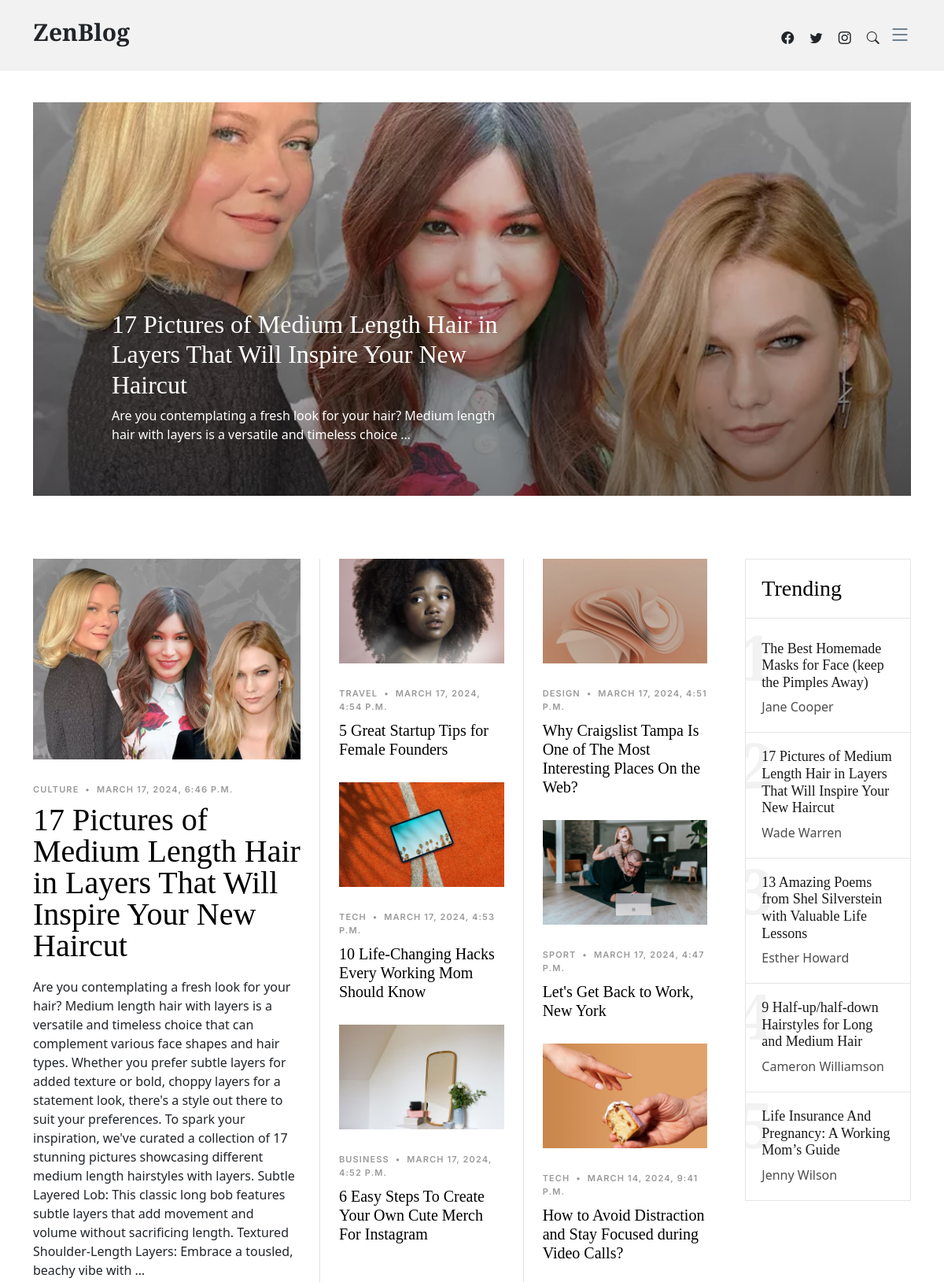
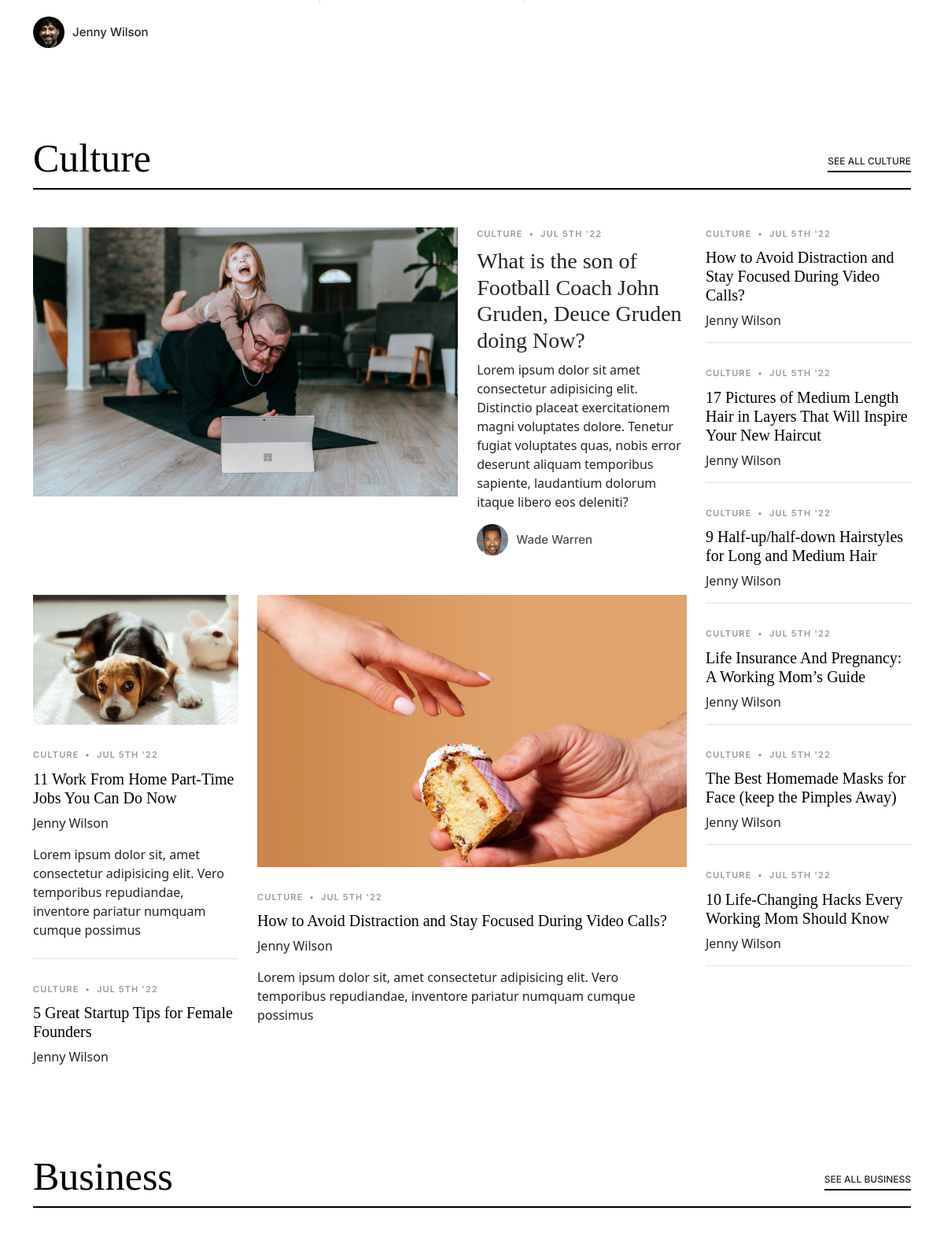
The page / (upper part) on the database its author committed (2 pictures, top to bottom).
### posts/models.py (models this page shows)
class Post(models.Model):
	title= models.CharField(max_length=1000, default='')
	created_at= models.DateTimeField(default=datetime.now, blank= True)
	image = models.ImageField(upload_to='static/assets/img/', null=True, blank=True)
	section= models.CharField(max_length=100, default='')
	author= models.CharField(max_length=100, default='')
	body = models.TextField(default='')

### posts/views.py (the view)
# urls.py: path('', views.index, name= 'index'),
def index(request):
	posts = Post.objects.all().order_by('-created_at')
	return render (request, 'index.html', {'posts': posts})

### templates/index.html (shortened to what this page needs)
{% load static %}
<!DOCTYPE html>
<html lang="en">
<head>
  <link href="{% static 'assets/vendor/bootstrap/css/bootstrap.min.css' %}" rel="stylesheet">
  <link href="{% static 'assets/vendor/bootstrap-icons/bootstrap-icons.css' %}" rel="stylesheet">
  <link href="{% static 'assets/vendor/swiper/swiper-bundle.min.css' %}" rel="stylesheet">
  <link href="{% static 'assets/vendor/glightbox/css/glightbox.min.css' %}" rel="stylesheet">
  <link href="{% static 'assets/vendor/aos/aos.css' %}" rel="stylesheet">
  <link href="{% static 'assets/css/variables.css' %}" rel="stylesheet">
  <link href="{% static 'assets/css/main.css' %}" rel="stylesheet">
</head>
<body>
  <header id="header" class="header d-flex align-items-center fixed-top">
    <div class="container-fluid container-xl d-flex align-items-center justify-content-between">
      <a href="index.html" class="logo d-flex align-items-center">
        <h1>ZenBlog</h1>
      </a>
      <div class="position-relative">
        <a href="#" class="mx-2"><span class="bi-facebook"></span></a>
        <a href="#" class="mx-2"><span class="bi-twitter"></span></a>
        <a href="#" class="mx-2"><span class="bi-instagram"></span></a>
        <a href="#" class="mx-2 js-search-open"><span class="bi-search"></span></a>
        <i class="bi bi-list mobile-nav-toggle"></i>
      </div>
    </div>
  </header>
  <main id="main">
    <section id="hero-slider" class="hero-slider">
      <div class="container-md" data-aos="fade-in">
        <div class="row">
          <div class="col-12">
            <div class="swiper sliderFeaturedPosts">
              <div class="swiper-wrapper">
                {% for post in posts|slice:"0:4" %}
                <div class="swiper-slide">
                  <a href="/post/{{post.id}}" class="img-bg d-flex align-items-end" style="background-image: url('{{ post.image.url }}');">
                    <div class="img-bg-inner">
                      <h2>{{post.title}}</h2>
                      <p>{{posts.0.body|truncatewords:20}}</p>
                    </div>
                  </a>
                </div>
                {% endfor %}
            </div>
          </div>
        </div>
      </div>
    </section>
    <section id="posts" class="posts">
      <div class="container" data-aos="fade-up">
        <div class="row g-5">
          <div class="col-lg-4">
            {% if posts %}
              <div class="post-entry-1 lg">
                <a href="/post/{{posts.0.id}}"><img src="{{posts.0.image.url}}" alt="" class="img-fluid"></a>
                <div class="post-meta">
                  <span class="date">{{posts.0.section}}</span>
                  <span class="mx-1">&bullet;</span>
                  <span>{{posts.0.created_at}}</span>
                </div>
                <h2><a href="/post/{{posts.0.id}}">{{posts.0.title}}</a></h2>
                <p class="mb-4 d-block">{{posts.0.body|truncatewords:100}}</p>
                <div class="d-flex align-items-center author">
                  <div class="photo"><img src="{% static 'assets/img/person-1.jpg' %}" alt="" class="img-fluid"></div>
                  <div class="name">
                    <h3 class="m-0 p-0">{{posts.0.author}}</h3>
                  </div>
                </div>
              </div>
            {% endif %}
          </div>
          <div class="col-lg-8">
            <div class="row g-5">
              <div class="col-lg-4 border-start custom-border">
                {% for post in posts|slice:"1:4" %}
                <div class="post-entry-1">
                  <a href="/post/{{post.id}}">
                    {% if post.image %}<img src="{{post.image.url}}" alt="" class="img-fluid">
                    {% endif %}</a>
                  <div class="post-meta"><span class="date">{{post.section}}</span> <span class="mx-1">&bullet;</span> <span>{{post.created_at}}</span></div>
                  <h2><a href="/post/{{post.id}}">{{post.title}}</a></h2>
                </div>
                {% endfor %}
              </div>
              <div class="col-lg-4 border-start custom-border">
                {% for post in posts|slice:"4:7" %}
                <div class="post-entry-1">
                  <a href="/post/{{post.id}}">
                    {% if post.image %}<img src="{{post.image.url}}" alt="" class="img-fluid">
                    {% endif %}</a>
                  <div class="post-meta"><span class="date">{{post.section}}</span> <span class="mx-1">&bullet;</span> <span>{{post.created_at}}</span></div>
                  <h2><a href="/post/{{post.id}}">{{post.title}}</a></h2>
                </div>
                {% endfor %}
              </div>
              <div class="col-lg-4">
                <div class="trending">
                  <h3>Trending</h3>
                  <ul class="trending-post">
                    <li>
                      <a href="/post/{{post.id}}">
                        <span class="number">1</span>
                        <h3>The Best Homemade Masks for Face (keep the Pimples Away)</h3>
                        <span class="author">Jane Cooper</span>
                      </a>
                    </li>
                    <li>
                      <a href="/post/{{post.id}}">
                        <span class="number">2</span>
                        <h3>17 Pictures of Medium Length Hair in Layers That Will Inspire Your New Haircut</h3>
                        <span class="author">Wade Warren</span>
                      </a>
                    </li>
                    <li>
                      <a href="/post/{{post.id}}">
                        <span class="number">3</span>
                        <h3>13 Amazing Poems from Shel Silverstein with Valuable Life Lessons</h3>
                        <span class="author">Esther Howard</span>
                      </a>
                    </li>
                    <li>
                      <a href="/post/{{post.id}}">
                        <span class="number">4</span>
                        <h3>9 Half-up/half-down Hairstyles for Long and Medium Hair</h3>
                        <span class="author">Cameron Williamson</span>
                      </a>
                    </li>
                    <li>
                      <a href="/post/{{post.id}}">
                        <span class="number">5</span>
                        <h3>Life Insurance And Pregnancy: A Working Mom’s Guide</h3>
                        <span class="author">Jenny Wilson</span>
                      </a>
                    </li>
                  </ul>
                </div>
              </div>
            </div>
          </div>
        </div>
      </div>
    </section>
    <section class="category-section">
      <div class="container" data-aos="fade-up">
        <div class="section-header d-flex justify-content-between align-items-center mb-5">
          <h2>Culture</h2>
          <div><a href="category.html" class="more">See All Culture</a></div>
        </div>
        <div class="row">
          <div class="col-md-9">
            <div class="d-lg-flex post-entry-2">
              <a href="/post/{{post.id}}" class="me-4 thumbnail mb-4 mb-lg-0 d-inline-block">
                <img src="{% static 'assets/img/post-landscape-6.jpg' %}" alt="" class="img-fluid">
              </a>
              <div>
                <div class="post-meta"><span class="date">Culture</span> <span class="mx-1">&bullet;</span> <span>Jul 5th '22</span></div>
                <h3><a href="/post/{{post.id}}">What is the son of Football Coach John Gruden, Deuce Gruden doing Now?</a></h3>
                <p>Lorem ipsum dolor sit amet consectetur adipisicing elit. Distinctio placeat exercitationem magni voluptates dolore. Tenetur fugiat voluptates quas, nobis error deserunt aliquam temporibus sapiente, laudantium dolorum itaque libero eos deleniti?</p>
                <div class="d-flex align-items-center author">
                  <div class="photo"><img src="{% static 'assets/img/person-2.jpg' %}" alt="" class="img-fluid"></div>
                  <div class="name">
                    <h3 class="m-0 p-0">Wade Warren</h3>
                  </div>
                </div>
              </div>
            </div>
            <div class="row">
              <div class="col-lg-4">
                <div class="post-entry-1 border-bottom">
                  <a href="/post/{{post.id}}"><img src="{% static 'assets/img/post-landscape-1.jpg' %}" alt="" class="img-fluid"></a>
                  <div class="post-meta"><span class="date">Culture</span> <span class="mx-1">&bullet;</span> <span>Jul 5th '22</span></div>
                  <h2 class="mb-2"><a href="/post/{{post.id}}">11 Work From Home Part-Time Jobs You Can Do Now</a></h2>
                  <span class="author mb-3 d-block">Jenny Wilson</span>
                  <p class="mb-4 d-block">Lorem ipsum dolor sit, amet consectetur adipisicing elit. Vero temporibus repudiandae, inventore pariatur numquam cumque possimus</p>
                </div>
                <div class="post-entry-1">
                  <div class="post-meta"><span class="date">Culture</span> <span class="mx-1">&bullet;</span> <span>Jul 5th '22</span></div>
                  <h2 class="mb-2"><a href="/post/{{post.id}}">5 Great Startup Tips for Female Founders</a></h2>
                  <span class="author mb-3 d-block">Jenny Wilson</span>
                </div>
              </div>
              <div class="col-lg-8">
                <div class="post-entry-1">
                  <a href="/post/{{post.id}}"><img src="{% static 'assets/img/post-landscape-2.jpg' %}" alt="" class="img-fluid"></a>
                  <div class="post-meta"><span class="date">Culture</span> <span class="mx-1">&bullet;</span> <span>Jul 5th '22</span></div>
                  <h2 class="mb-2"><a href="/post/{{post.id}}">How to Avoid Distraction and Stay Focused During Video Calls?</a></h2>
                  <span class="author mb-3 d-block">Jenny Wilson</span>
                  <p class="mb-4 d-block">Lorem ipsum dolor sit, amet consectetur adipisicing elit. Vero temporibus repudiandae, inventore pariatur numquam cumque possimus</p>
                </div>
              </div>
            </div>
          </div>
          <div class="col-md-3">
            <div class="post-entry-1 border-bottom">
              <div class="post-meta"><span class="date">Culture</span> <span class="mx-1">&bullet;</span> <span>Jul 5th '22</span></div>
              <h2 class="mb-2"><a href="/post/{{post.id}}">How to Avoid Distraction and Stay Focused During Video Calls?</a></h2>
              <span class="author mb-3 d-block">Jenny Wilson</span>
            </div>
            <div class="post-entry-1 border-bottom">
              <div class="post-meta"><span class="date">Culture</span> <span class="mx-1">&bullet;</span> <span>Jul 5th '22</span></div>
              <h2 class="mb-2"><a href="/post/{{post.id}}">17 Pictures of Medium Length Hair in Layers That Will Inspire Your New Haircut</a></h2>
              <span class="author mb-3 d-block">Jenny Wilson</span>
            </div>
            <div class="post-entry-1 border-bottom">
              <div class="post-meta"><span class="date">Culture</span> <span class="mx-1">&bullet;</span> <span>Jul 5th '22</span></div>
              <h2 class="mb-2"><a href="/post/{{post.id}}">9 Half-up/half-down Hairstyles for Long and Medium Hair</a></h2>
              <span class="author mb-3 d-block">Jenny Wilson</span>
            </div>
            <div class="post-entry-1 border-bottom">
              <div class="post-meta"><span class="date">Culture</span> <span class="mx-1">&bullet;</span> <span>Jul 5th '22</span></div>
              <h2 class="mb-2"><a href="/post/{{post.id}}">Life Insurance And Pregnancy: A Working Mom’s Guide</a></h2>
              <span class="author mb-3 d-block">Jenny Wilson</span>
            </div>
            <div class="post-entry-1 border-bottom">
              <div class="post-meta"><span class="date">Culture</span> <span class="mx-1">&bullet;</span> <span>Jul 5th '22</span></div>
              <h2 class="mb-2"><a href="/post/{{post.id}}">The Best Homemade Masks for Face (keep the Pimples Away)</a></h2>
              <span class="author mb-3 d-block">Jenny Wilson</span>
            </div>
            <div class="post-entry-1 border-bottom">
              <div class="post-meta"><span class="date">Culture</span> <span class="mx-1">&bullet;</span> <span>Jul 5th '22</span></div>
              <h2 class="mb-2"><a href="/post/{{post.id}}">10 Life-Changing Hacks Every Working Mom Should Know</a></h2>
              <span class="author mb-3 d-block">Jenny Wilson</span>
            </div>
          </div>
        </div>
      </div>
    </section>
    <section class="category-section">
      <div class="container" data-aos="fade-up">
        <div class="section-header d-flex justify-content-between align-items-center mb-5">
          <h2>Business</h2>
          <div><a href="category.html" class="more">See All Business</a></div>
        </div>
      </div>
    </section>
  </main>
</body>
</html>

### rows shown on the page
Post: image (picture), title "17 Pictures of Medium Length Hair in Layers That Will Inspire Your New Haircut", body "Are you contemplating a fresh look for your hair? Medium length hair with layers is a versatile and timeless choice …", section "CULTURE", created_at "MARCH 17, 2024, 6:46 P.M.", body "Are you contemplating a fresh look for your hair? Medium length hair with layers is a versatile and timeless choice that can complement various face shapes and hair types. Whether you prefer subtle layers for added texture or bold, choppy layers for a statement look, there's a style out there to suit your preferences. To spark your inspiration, we've curated a collection of 17 stunning pictures showcasing different medium length hairstyles with layers. Subtle Layered Lob: This classic long bob features subtle layers that add movement and volume without sacrificing length. Textured Shoulder-Length Layers: Embrace a tousled, beachy vibe with …", author "Jenny Wilson"
Post: image (picture), section "TRAVEL", created_at "MARCH 17, 2024, 4:54 P.M.", title "5 Great Startup Tips for Female Founders"
Post: image (picture), section "TECH", created_at "MARCH 17, 2024, 4:53 P.M.", title "10 Life-Changing Hacks Every Working Mom Should Know"
Post: image (picture), section "BUSINESS", created_at "MARCH 17, 2024, 4:52 P.M.", title "6 Easy Steps To Create Your Own Cute Merch For Instagram"
Post: image (picture), section "DESIGN", created_at "MARCH 17, 2024, 4:51 P.M.", title "Why Craigslist Tampa Is One of The Most Interesting Places On the Web?"
Post: image (picture), section "SPORT", created_at "MARCH 17, 2024, 4:47 P.M.", title "Let's Get Back to Work, New York"
Post: image (picture), section "TECH", created_at "MARCH 14, 2024, 9:41 P.M.", title "How to Avoid Distraction and Stay Focused during Video Calls?"
